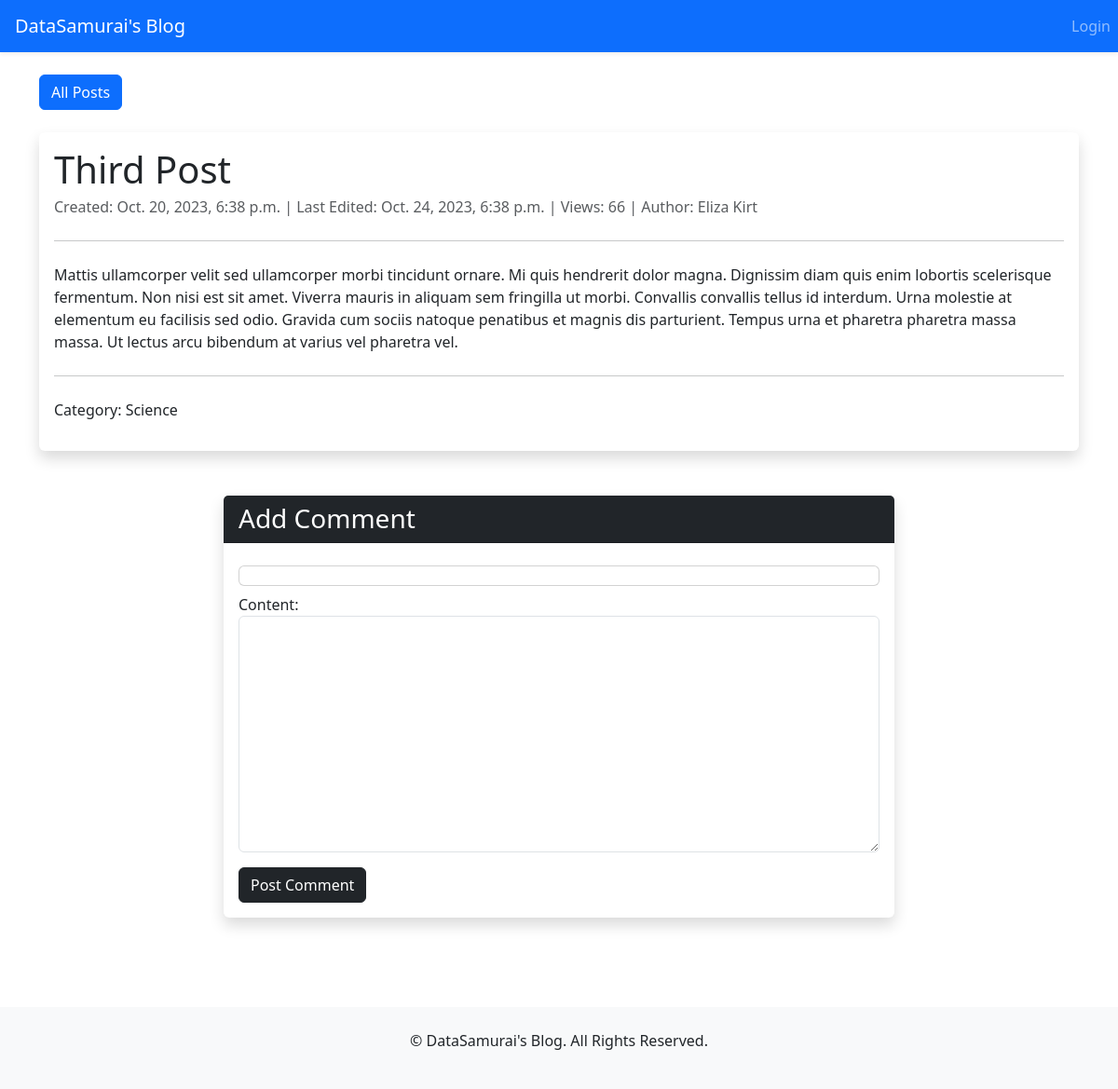
The page /blog/post/5/ on the database as committed earlier.
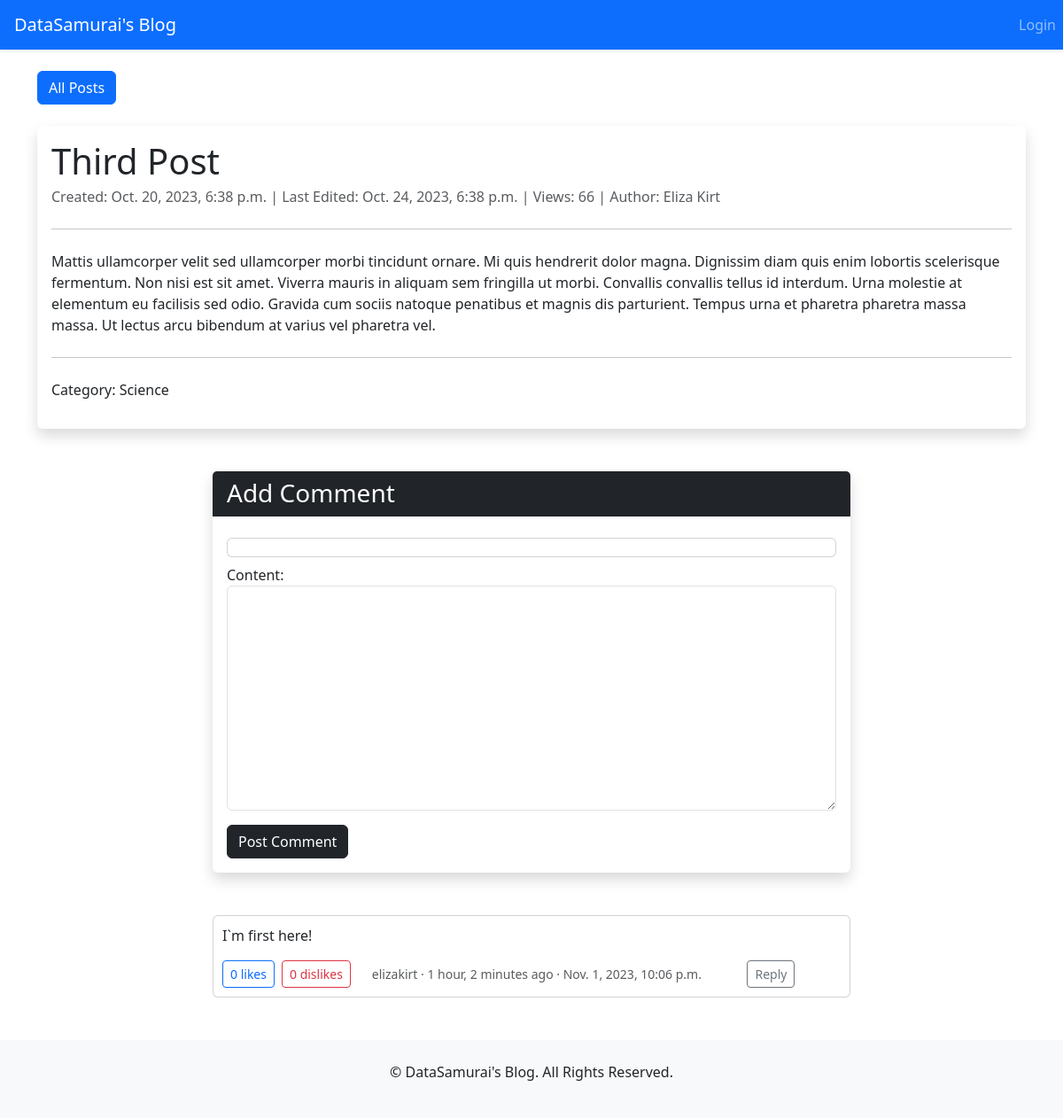
The same page on the database as committed later.
### posts/models.py (models this page shows, shortened)
class Post(models.Model):
    title = models.CharField(max_length=50, unique=True)
    content = models.TextField()
    category = models.ForeignKey('Category', on_delete=models.SET_NULL, null=True)
    date_published = models.DateTimeField(auto_now_add=True)
    date_edited = models.DateTimeField(auto_now=True)
    views = models.PositiveIntegerField(default=0)
    author = models.ForeignKey(settings.AUTH_USER_MODEL, on_delete=models.SET_NULL, null=True)
    is_published = models.BooleanField(default=False)
    class Meta:
        ordering = ['-date_published']

class Category(models.Model):
    title = models.CharField(max_length=30)
    description = models.TextField()
    class Meta:
        ordering = ['title']

class Comment(models.Model):
    content = models.CharField(max_length=500)
    author = models.ForeignKey(settings.AUTH_USER_MODEL, on_delete=models.SET_NULL, null=True)
    post = models.ForeignKey('Post', on_delete=models.CASCADE)
    timestamp = models.DateTimeField(auto_now_add=True)
    is_deleted = models.BooleanField(default=False)
    parent_comment = models.ForeignKey('self', on_delete=models.CASCADE, null=True, default=None)
    @property
    def likes_count(self):
        return self.reactions.filter(reaction_type='like').count()
    @property
    def dislikes_count(self):
        return self.reactions.filter(reaction_type='dislike').count()
    class Meta:
        ordering = ['timestamp']

### posts/views.py (the view)
# urls.py: path('post/<int:post_id>/', views.view_post, name='view_post'),
def view_post(request, post_id):
    post = get_object_or_404(Post, pk=post_id)
    ip = request.META.get('REMOTE_ADDR')
    time_threshold = timezone.now() - timedelta(hours=24)
    recent_views = ViewedPost.objects.filter(
        post=post, ip_address=ip, timestamp__gte=time_threshold
    )
    session_key = f'viewed_post_{post_id}'
    if not request.session.get(session_key, False) and not recent_views.exists():
        post.views += 1
        post.save(update_fields=['views'])
        request.session[session_key] = True
        request.session.set_expiry(86400)  # 24 hours in seconds
        ViewedPost.objects.create(post=post, ip_address=ip)
    form = CommentForm()
    context = {
        'post': post,
        'comments': post.comment_set.filter(post=post_id, parent_comment__isnull=True).order_by(
            '-timestamp').prefetch_related('comment_set'),
        'form': form
    }
    return render(request, 'posts/view_post.html', context=context)

### posts/forms.py
class CommentForm(forms.ModelForm):
    parent_comment = forms.ModelChoiceField(
        queryset=Comment.objects.all(),
        required=False,
        widget=forms.HiddenInput()
    )
    class Meta:
        model = Comment
        fields = ['content', 'parent_comment']
        widgets = {
            'content': forms.Textarea(attrs={'class': 'form-control'}),
        }

### templates/posts/view_post.html (shortened to what this page needs)
{% extends 'base.html' %}
{% block page_content %}
    <div class="d-flex justify-content-between align-items-center mt-4">
        <a href="{% url 'listing' %}" class="btn btn-primary">All Posts</a>
    </div>
    <div class="card border-0 shadow my-4">
        <div class="card-body">
            <h1 class="card-title">{{ post.title }}</h1>
            <p class="card-subtitle mb-2 text-muted">
                Created: {{ post.date_published }} |
                Last Edited: {{ post.date_edited }} |
                Views: {{ post.views }} |
                Author: {{ post.author.first_name }} {{ post.author.last_name }}
            </p>
            <hr class="my-4"/>
            <div class="card-text mb-4">
                {{ post.content|safe }}
            </div>
            <hr class="my-4"/>
            <p>Category: {{ post.category.title }}</p>
        </div>
    </div>
    {% include 'posts/view_comment.html' %}
{% endblock %}

### templates/base.html (shortened to what this page needs)
<!DOCTYPE html>
<html lang="en">
<head>
    <link href="https://cdn.jsdelivr.net/npm/bootstrap@5.3.1/dist/css/bootstrap.min.css" rel="stylesheet">
</head>
<body>
{% block navbar %}
    <nav class="navbar navbar-expand-lg navbar-dark bg-primary shadow-sm">
        <a class="navbar-brand px-3" href="{% url 'listing' %}">DataSamurai's Blog</a>
        <div class="collapse navbar-collapse d-flex justify-content-between" id="navbarNav">
            <ul class="navbar-nav">
            </ul>
            <ul class="navbar-nav">
                {% if user.is_authenticated %}
                    <li class="nav-item">
                        <a class="nav-link btn btn-light mr-2" href="{% url 'dashboard' %}">Dashboard</a>
                    </li>
                    <li>
                        <a href="{% url 'logout' %}" class="nav-link btn btn-danger mr-2">Logout</a>
                    </li>
                {% else %}
                    <li class="nav-item">
                        <a class="nav-link btn btn-light" href="{% url 'login' %}">Login</a>
                    </li>
                {% endif %}
            </ul>
        </div>
    </nav>
{% endblock %}
<div class="container my-4">
    {% block page_content %}{% endblock page_content %}
</div>
<footer class="text-center py-4 mt-5 bg-light">
    <p>&copy; {{ now.year }} DataSamurai's Blog. All Rights Reserved.</p>
</footer>
</body>
</html>

### templates/posts/view_comment.html (shortened to what this page needs)
<div class="container mt-5">
    <div class="row justify-content-center">
        <div class="col-md-8">
            <div class="card border-0 shadow mb-5">
                <div class="card-header bg-dark text-white">
                    <h3 class="mb-0">Add Comment</h3>
                </div>
                <div class="card-body">
                    <div id="replying-to" class="card mt-2 comment-container mb-2">
                    </div>
                    <form method="post" action="{% url 'add_comment' post.id %}">
                        <div class="form-group mb-3">
                            {{ form.content.label_tag }}
                            {{ form.content }}
                        </div>
                        <div class="d-flex justify-content-between">
                            <div>
                                <input type="submit" id="post_button" value="Post Comment" class="btn btn-dark">
                            </div>
                        </div>
                    </form>
                </div>
            </div>
            {% for comment in comments %}
                {% include 'posts/comment_block.html' %}
            {% endfor %}
        </div>
    </div>
</div>

### templates/posts/comment_block.html (shortened to what this page needs)
<div class="{% if comment.is_deleted %}deleted-comment{% endif %}">
    <div class="card mt-2" style="margin-left: {{ depth|default:'0' }}px;">
        <div class="card-body comment-container">
            <p>{{ comment.content }}</p>
            <div class="d-flex align-items-center">
                <form action="{% url 'comment_reaction' comment.id %}" method="post" style="display: inline;">
                    <button type="submit" class="btn btn-sm btn-outline-primary me-2">
                         {{ comment.likes_count }} likes
                    </button>
                </form>
                <form action="{% url 'comment_reaction' comment.id %}" method="post" style="display: inline;">
                    <button type="submit" class="btn btn-sm btn-outline-danger me-4">
                         {{ comment.dislikes_count }} dislikes
                    </button>
                </form>
                <small class="text-muted">{{ comment.author }} · {{ comment.timestamp|timesince }} ago
                    · {{ comment.timestamp }}</small>
                <button type="button" onclick="setReplyTo('{{ comment.id }}', '{{ comment.content|escapejs }}');"
                        class="btn btn-sm btn-outline-secondary m-auto">Reply
                </button>
            </div>
        </div>
    </div>
</div>

### templates/posts/view_comment.html (style rules this page uses)
.comment-container { position: relative; padding: 10px; }

### templates/posts/comment_block.html (style rules this page uses)
.comment-container { position: relative; padding: 10px; }

Rows that differ between the two databases and show on the page:
added Comment: content "I`m first here!", likes_count "0", dislikes_count "0", author "elizakirt", timestamp "1 hour, 2 minutes", timestamp "Nov. 1, 2023, 10:06 p.m."
